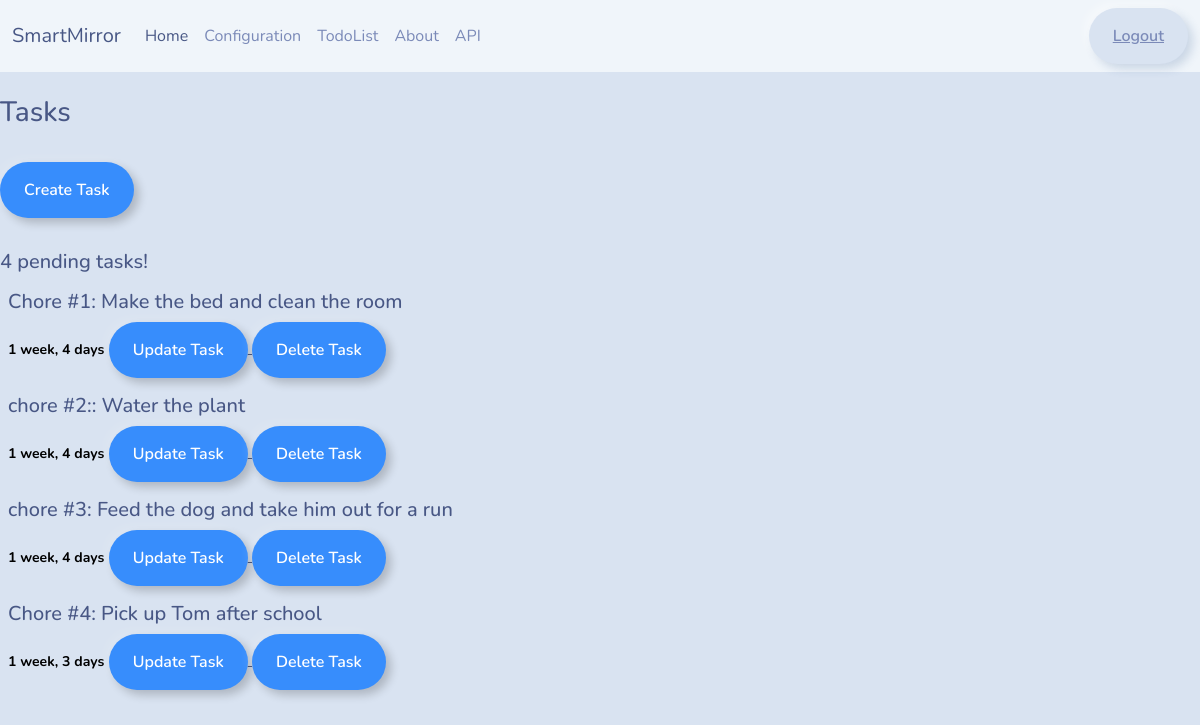
The page /tasks/1/ (signed in) on the database its author committed.
### base/models.py (models this page shows, shortened)
class Task(models.Model):
    user = models.ForeignKey(User, on_delete=models.SET_NULL, null=True)
    topic = models.CharField(max_length=200, null=False)
    description = models.TextField(null=True)
    updated = models.DateTimeField(auto_now=True)
    created = models.DateTimeField(auto_now_add=True)

### base/views.py (the view)
# urls.py: path("tasks/<str:pk>/", views.getTasks),
@login_required(login_url="login")
def tasks(request, pk):
    user = User.objects.get(id=pk)
    tasks = user.task_set.all()
    context = {"tasks": tasks}
    return render(request, "base/tasks.html", context)

### base/templates/base/tasks.html (shortened to what this page needs)
{% extends 'main.html' %} {% block content %}
<br />
<div>
    <div>
        <h3>Tasks</h3>
        <a href="{% url 'create-task' %}">
            <button type="button" class="btn btn-outline-primary">
                Create Task
            </button>
        </a>
        <h5>{{tasks.count}} pending tasks!</h5>
        <div>
            <table class="table table-hover">
                <tbody>
                    {% for task in tasks %}
                    <tr>
                        <th scope="row">
                            <h5>{{ task.topic }}: {{ task.description }}</h5>
                            <small>{{ task.created|timesince }}</small>
                            <a href="{% url 'update-task' task.id%}">
                                <button
                                    type="button"
                                    class="btn btn-outline-primary"
                                >
                                    Update Task
                                </button>
                            </a>
                            <a href="{% url 'delete-task' task.id%}">
                                <button
                                    type="button"
                                    class="btn btn-outline-primary"
                                >
                                    Delete Task
                                </button>
                            </a>
                        </th>
                        {% endfor %}
                    </tr>
                </tbody>
            </table>
        </div>
    </div>
</div>
{% endblock content %}

### templates/main.html (shortened to what this page needs)
<!DOCTYPE html>
{% load static %}
<html lang="en">
    <head>
        <link rel="stylesheet" href="{% static 'styles/bootstrap.min.css' %}" />
    </head>
    <body>
        {% include 'navbar.html' %}  {% block content %} {% endblock %}
    </body>
</html>

### templates/navbar.html (shortened to what this page needs)
<nav class="navbar navbar-expand-lg bg-light" data-bs-theme="light">
    <div class="container-fluid">
        <a class="navbar-brand" href="{% url 'home' %}">SmartMirror</a>
        <div class="collapse navbar-collapse" id="navbarColor03">
            <ul class="navbar-nav me-auto">
                <li class="nav-item">
                    <a class="nav-link active" href="{% url 'home' %}"
                        >Home
                    </a>
                </li>
                <li class="nav-item">
                    <a class="nav-link" href="{% url 'configuration' %}"
                        >Configuration</a
                    >
                </li>
                <li class="nav-item">
                    <a class="nav-link" href="{% url 'tasks' request.user.id%}"
                        >TodoList</a
                    >
                </li>
                <li class="nav-item">
                    <a class="nav-link" href="{% url 'about' %}">About</a>
                </li>
                <li class="nav-item">
                    <a class="nav-link" href="http://127.0.0.1:8000/api/"
                        >API</a
                    >
                </li>
            </ul>
            {% if request.user.is_authenticated %}
            <a href="{% url 'logout' %}"
                ><button type="button" class="btn btn-link">Logout</button></a
            >
            {% else %}
            <a href="{% url 'login' %}"
                ><button type="button" class="btn btn-link">Login</button></a
            >
            {% endif %}
        </div>
    </div>
</nav>

### rows shown on the page
Task: topic "Chore #1", description "Make the bed and clean the room", created "1 week, 4 days"
Task: topic "chore #2:", description "Water the plant", created "1 week, 4 days"
Task: topic "chore #3", description "Feed the dog and take him out for a run", created "1 week, 4 days"
Task: topic "Chore #4", description "Pick up Tom after school", created "1 week, 3 days"

### other values the page prints
{{ tasks.count }} "4"
